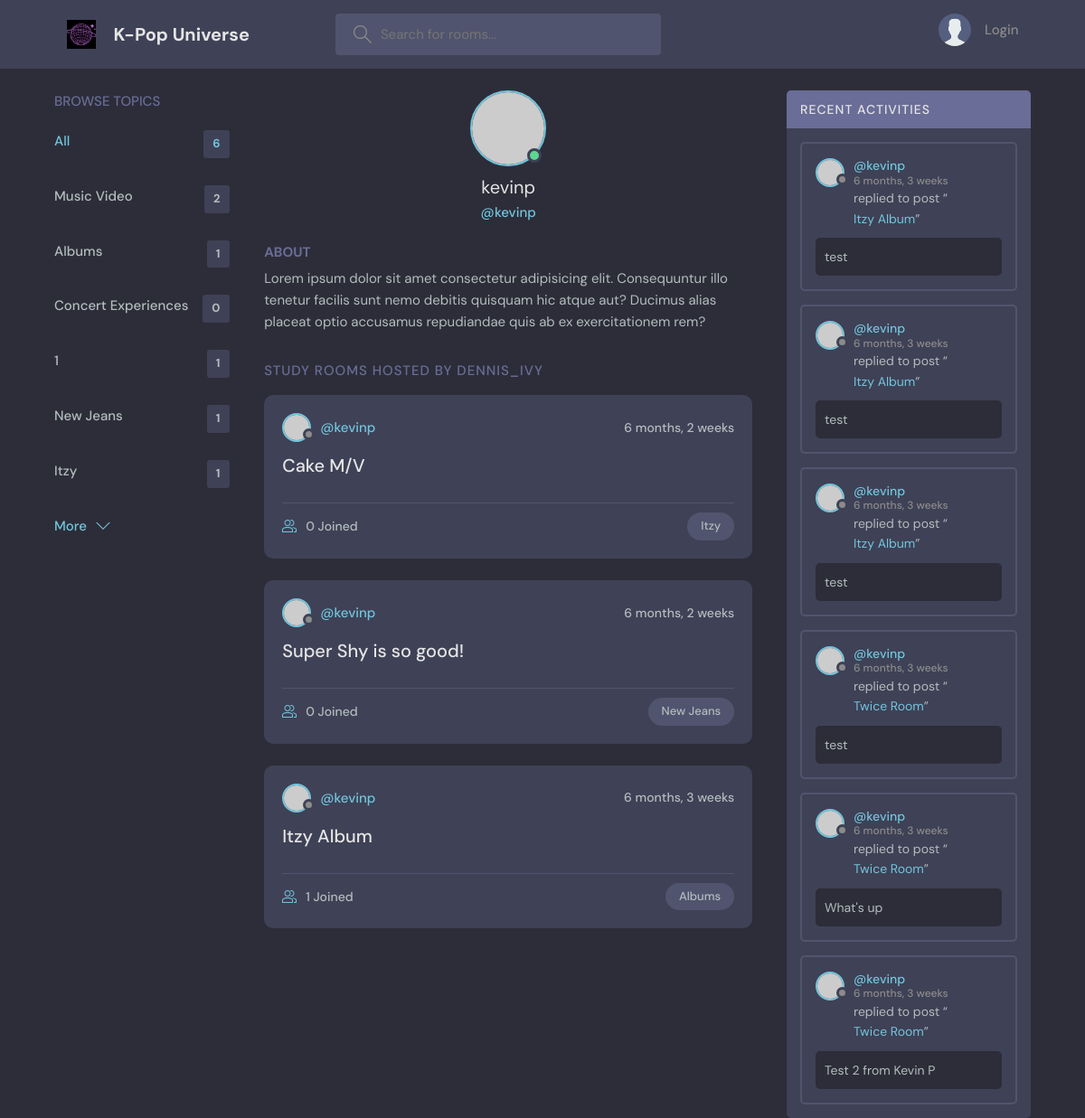
The page /profile/4/ on the database its author committed.
### base/models.py (models this page shows, shortened)
class Topic(models.Model):
    name = models.CharField(max_length=200)

class Room(models.Model):
    host = models.ForeignKey(User, on_delete=models.SET_NULL, null=True)
    topic = models.ForeignKey(Topic, on_delete=models.SET_NULL, null=True)
    name = models.CharField(max_length=200)
    description = models.TextField(null=True, blank=True)
    participants = models.ManyToManyField(User, related_name='participants', blank=True) # Many to Many participants. Already connected to a User model, so we are using related name
    updated = models.DateTimeField(auto_now=True) #Adding many times stamps
    created = models.DateTimeField(auto_now_add=True) #Adding time stamp for just one time
    class Meta: #Using the meta data to reorder the room/topic to appear in newest order
        ordering = ['-updated', '-created']
    def __str__(self):
        return self.name

class Message(models.Model):
    user = models.ForeignKey(User, on_delete=models.CASCADE) #One to Many relationship, a user can have many messages, but not the other way around
    room = models.ForeignKey(Room, on_delete=models.CASCADE) #If room gets deleted, cascade the messages
    body = models.TextField() #Message from the users
    updated = models.DateTimeField(auto_now=True) #Adding many times stamps
    created = models.DateTimeField(auto_now_add=True) #Adding time stamp for just one time
    class Meta: #Using the meta data to reorder the room/topic to appear in newest order
        ordering = ['-updated', '-created']

### base/views.py (the view)
# urls.py: path('profile/<str:pk>/', views.userProfile, name="user-profile"),
def userProfile(request, pk):
    user = User.objects.get(id=pk)
    rooms = user.room_set.all()
    room_messages = user.message_set.all()
    topics = Topic.objects.all()
    context = {'user': user, 'rooms': rooms,
               'room_messages': room_messages, 'topics': topics}
    return render(request, 'base/profile.html', context)

### base/templates/base/profile.html (shortened to what this page needs)
{% extends 'main.html' %}
{% block content %}
  <main class="profile-page layout layout--3">
    <div class="container">
      {% include 'base/topics_component.html' %}
      <div class="roomList">
        <div class="profile">
          <div class="profile__avatar">
            <div class="avatar avatar--large active">
              <img src="https://randomuser.me/api/portraits/men/11.jpg" />
            </div>
          </div>
          <div class="profile__info">
            <h3>{{user.username}}</h3>
            <p>@{{user.username}}</p>
          </div>
          <div class="profile__about">
            <h3>About</h3>
            <p>
              Lorem ipsum dolor sit amet consectetur adipisicing elit. Consequuntur illo tenetur
              facilis sunt nemo debitis quisquam hic atque aut? Ducimus alias placeat optio
              accusamus repudiandae quis ab ex exercitationem rem?
            </p>
          </div>
        </div>
        <div class="roomList__header">
          <div>
            <h2>Study Rooms Hosted by dennis_ivy</a>
            </h2>
          </div>
        </div>
        {% include 'base/feed_component.html' %}
      </div>
      {% include 'base/activity_component.html' %}
    </div>
  </main>
{% endblock content %}

### base/templates/base/topics_component.html
<div class="topics">
    <div class="topics__header">
      <h2>Browse Topics</h2>
    </div>
    <ul class="topics__list">
      <li>
        <a href="{% url 'home' %}" class="active">All <span>{{topics.count}}</span></a>
      </li>
      {% for topic in topics %}
      <li>
        <a href="{% url 'home' %}?q={{topic.name}}">{{topic.name}} <span>{{topic.room_set.all.count}}</span></a>
      </li>
      {% endfor %}
    </ul>
    <a class="btn btn--link" href="{% url 'topics' %}">
      More
      <svg version="1.1" xmlns="http://www.w3.org/2000/svg" width="32" height="32" viewBox="0 0 32 32">
        <title>chevron-down</title>
        <path d="M16 21l-13-13h-3l16 16 16-16h-3l-13 13z"></path>
      </svg>
    </a>
  </div>

### base/templates/base/feed_component.html (shortened to what this page needs)
{% for room in rooms %}
<div class="roomListRoom">
    <div class="roomListRoom__header">
      <a href="{% url 'user-profile' room.host.id %} " class="roomListRoom__author">
        <div class="avatar avatar--small">
          <img src="https://randomuser.me/api/portraits/women/11.jpg" />
        </div>
        <span>@{{room.host.username}}</span>
      </a>
      <div class="roomListRoom__actions">
        <span>{{room.created|timesince}}</span>
      </div>
    </div>
    <div class="roomListRoom__content">
      <a href="{% url 'room' room.id %}">{{room.name}}</a>
    </div>
    <div class="roomListRoom__meta">
      <a href="{% url 'room' room.id %}" class="roomListRoom__joined">
        {{room.participants.all.count}} Joined
      </a>
      <p class="roomListRoom__topic">{{room.topic.name}}</p>
    </div>
  </div>
{% endfor %}

### base/templates/base/activity_component.html (shortened to what this page needs)
<div class="activities">
    <div class="activities__header">
      <h2>Recent Activities</h2>
    </div>
    {% for message in room_messages %}
    <div class="activities__box">
      <div class="activities__boxHeader roomListRoom__header">
        <a href="{% url 'user-profile' message.user.id %}" class="roomListRoom__author">
          <div class="avatar avatar--small">
            <img src="https://randomuser.me/api/portraits/women/11.jpg" />
          </div>
          <p>
            @{{message.user}}
            <span>{{message.created|timesince}}</span>
          </p>
        </a>
      </div>
      <div class="activities__boxContent">
        <p>replied to post “<a href="{% url 'room' message.room.id %}">{{message.room}}</a>”</p>
        <div class="activities__boxRoomContent">
          {{message.body}}
        </div>
      </div>
    </div>
    {% endfor %}
  </div>

### rows shown on the page
Topic: name "Music Video", room_set.all.count "2"
Topic: name "Albums", room_set.all.count "1"
Topic: name "Concert Experiences", room_set.all.count "0"
Topic: name "1", room_set.all.count "1"
Topic: name "New Jeans", room_set.all.count "1"
Topic: name "Itzy", room_set.all.count "1"
Room: host.username "kevinp", created "6 months, 2 weeks", name "Cake M/V", participants.all.count "0", topic.name "Itzy"
Room: host.username "kevinp", created "6 months, 2 weeks", name "Super Shy is so good!", participants.all.count "0", topic.name "New Jeans"
Room: host.username "kevinp", created "6 months, 3 weeks", name "Itzy Album", participants.all.count "1", topic.name "Albums"
Message: user "kevinp", created "6 months, 3 weeks", room "Itzy Album", body "test"
Message: user "kevinp", created "6 months, 3 weeks", room "Itzy Album", body "test"
Message: user "kevinp", created "6 months, 3 weeks", room "Itzy Album", body "test"
Message: user "kevinp", created "6 months, 3 weeks", room "Twice Room", body "test"
Message: user "kevinp", created "6 months, 3 weeks", room "Twice Room", body "What's up"
Message: user "kevinp", created "6 months, 3 weeks", room "Twice Room", body "Test 2 from Kevin P"

### other values the page prints
{{ topics.count }} "6"
{{ user.username }} "kevinp"
